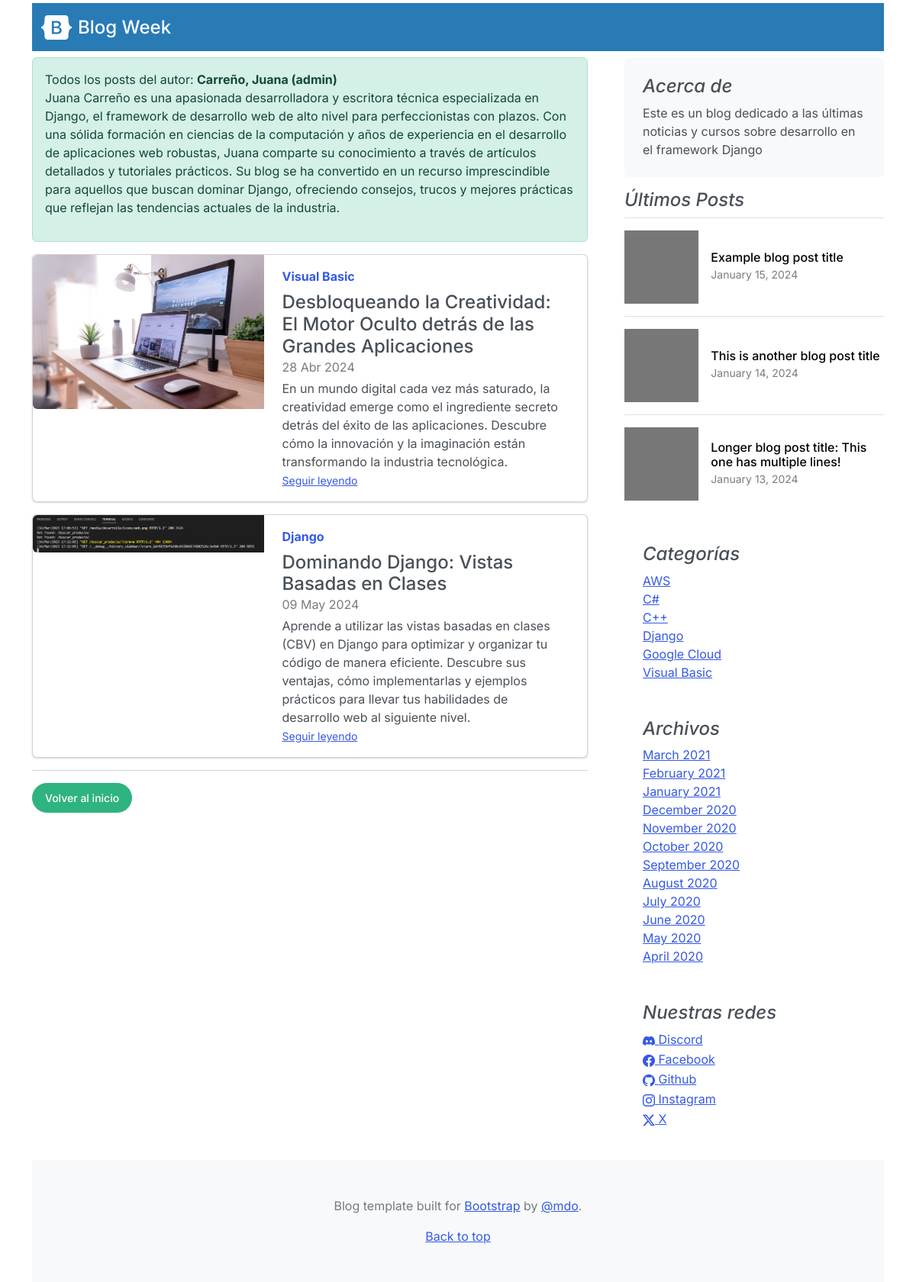
Page /author/1 on the committed database.
### core/models.py (models this page shows, shortened)
class Author(models.Model):
    user = models.ForeignKey(User, on_delete=models.CASCADE, verbose_name="Autor")
    biography = models.TextField(verbose_name="Biografía")
    birth_date = models.DateField(null=True, blank=True, verbose_name="Fecha de Nacimiento")
    profile_picture = models.ImageField(upload_to='profile_pics/', null=True, blank=True, verbose_name="Foto de Perfil")
    class Meta:
        verbose_name = "Autor"
        verbose_name_plural = "Autores"
        ordering = ['user']

class Post(models.Model):
    title = models.CharField(max_length=250, verbose_name="Título")
    excerpt = models.TextField(verbose_name="Bajada")
    content = RichTextField(verbose_name="Contenido")
    image = models.ImageField(
        upload_to="posts", verbose_name="Imagen", null=True, blank=True)
    published = models.BooleanField(default=False, verbose_name="Publicado")
    created = models.DateTimeField(
        auto_now_add=True, verbose_name="Fecha de creación")
    updated = models.DateTimeField(
        auto_now=True, verbose_name="Fecha de modificación")
    category = models.ForeignKey(
        Category, on_delete=models.CASCADE, verbose_name="Categoría", related_name="get_posts")
    author = models.ForeignKey(
        Author, on_delete=models.CASCADE, verbose_name="Autor", related_name="get_posts")
    tags = models.ManyToManyField(Tag, verbose_name="Etiquetas")
    class Meta:
        verbose_name = "Publicación"
        verbose_name_plural = "Publicaciones"
        ordering = ['title']

class Category(models.Model):
    name = models.CharField(max_length=200, verbose_name="nombre", unique=True)
    active = models.BooleanField(default=True, verbose_name="Activo")
    created = models.DateTimeField(
        auto_now_add=True, verbose_name="Fecha de creación")
    updated = models.DateTimeField(
        auto_now=True, verbose_name="Fecha de modificación")
    class Meta:
        verbose_name = "Categoría"
        verbose_name_plural = "Categorías"
        ordering = ['name']
    def __str__(self) -> str:
        return self.name

class About(models.Model):
    description = models.CharField(max_length=350, verbose_name="Descripción")
    created = models.DateTimeField(
        auto_now_add=True, verbose_name="Fecha de creación")
    updated = models.DateTimeField(
        auto_now=True, verbose_name="Fecha de modificación")
    class Meta:
        verbose_name = "Acerca de"
        verbose_name_plural = "Acerca de nosotros"
        ordering = ['created']
    def __str__(self) -> str:
        return self.description

class Link(models.Model):
    key = models.CharField(max_length=100, verbose_name="Key Link")
    name = models.CharField(max_length=120, verbose_name="Red Social")
    url = models.URLField(max_length=350, blank=True,
                          null=True, verbose_name="Enlace")
    icon = models.CharField(max_length=100, blank=True,
                            null=True, verbose_name="Icono")
    created = models.DateTimeField(
        auto_now_add=True, verbose_name="Fecha de Creación")
    updated = models.DateTimeField(
        auto_now=True, verbose_name="Fecha de modificación")
    class Meta:
        verbose_name = "Red Social"
        verbose_name_plural = "Redes Sociales"
        ordering = ['name']
    def __str__(self) -> str:
        return self.name

### core/views.py (the view)
# urls.py: path("author/<int:author_id>", author, name="author"),
def author(request, author_id):
    try:
        author = get_object_or_404(Author, id = author_id)
        return render(request, "core/author.html", {"author": author})
    except:
        return render(request, "core/404.html")

### core/processors.py (called while the page is built)
def ctx_dic_about(request):
    ctx_about = {}
    ctx_about['ABOUT'] = About.objects.latest('created') # BUSCA EL ULTIMO CAMPO CREADO EN ABOUT (DE ACUERDO A LA FECHA DE CREACIÓN)
    return ctx_about

def ctx_dic_category(request):
    ctx_category = {}
    ctx_category['categories'] = Category.objects.filter(active=True)
    return ctx_category

def ctx_dic_link(request):
    ctx_link = {}
    links = Link.objects.all()
    for link in links:
        ctx_link[link.key] = {'url': link.url,
                                'icon': link.icon}
    print(ctx_link)
    return ctx_link

def ctx_dic_link2(request):
    ctx_link2 = {}
    ctx_link2['redes_sociales'] = Link.objects.all()
    print(ctx_link2)
    return ctx_link2

### core/templates/core/author.html
{% extends "core/base.html" %}
{% load static %}
{% block content %}
<div class="alert alert-success" role="alert">
    Todos los posts del autor: <strong>{{author.user.last_name}}, {{author.user.first_name}} ({{ author.user.username }})</strong>
    <p>{{author.biography}}</p>
</div>
    {% for post in author.get_posts.all %}
    <div class="card mb-3">
        <div class="row g-0">
            <div class="col-md-5">
                <img src={{ post.image.url }} class="img-fluid rounded-start" alt="...">
            </div>
            <div class="col-md-7">
                <div class="card-body">
                    <strong class="d-inline-block mb-2 text-primary">{{ post.category }}</strong>
                    <h4 class="mb-0">{{ post.title }}</h4>
                    <div class="mb-1 text-muted">{{ post.created|date:"d M Y" }}</div>
                    <p class="card-text mb-auto">{{ post.excerpt }}</p>
                    <p class="card-text"><small class="text-muted"><a href={% url "post" post.id %}
                                class="stretched-link">Seguir
                                leyendo</a></small></p>
                </div>
            </div>
        </div>
    </div>
    {% empty %}
    <div class="alert alert-danger" role="alert">
        <strong>No hay posts del autor: {{author.user.last_name}}, {{author.user.first_name}} ({{ author.user.username }})</strong>
    </div>
    {% endfor %}
    <hr>
    {% if request.path != '/' %}
    <div class="my-3">
        <a class="btn btn-success rounded-pill" href={% url "home" %}>Volver al inicio</a>
    </div>
    {% endif %}
{% endblock %}

### core/templates/core/base.html (shortened to what this page needs)
<!DOCTYPE html>
<html lang="es">
<head>
    <link rel="stylesheet" href="https://cdn.jsdelivr.net/npm/bootstrap-icons@1.11.3/font/bootstrap-icons.min.css">
    {% load static %}
    <link href={% static "core/css/bootstrap.min.css" %} rel="stylesheet">
    <link href={% static "css/blog.css" %} rel="stylesheet">
</head>
<body>
    <div class="container">
        <nav class="mt-1 navbar navbar-expand-lg bg-info" data-bs-theme="dark">
            <div class="container-fluid">
                <a href="/"
                    class="d-flex align-items-center mb-3 mb-md-0 me-md-auto link-body-emphasis text-decoration-none">
                    <img class="bi me-2" width="40" height="32" src={% static "core/img/bootstrap-logo-white.svg" %}
                        alt="">
                    <span class="fs-4">Blog Week</span>
                </a>
            </div>
        </nav>
        <main class="mt-2">
            <div class="row g-5">
                <div class="col-md-8">
                    {% block content %} {% endblock %}
                </div>
                <aside class="col-md-4">
                    <div class="position-sticky" style="top: 2rem;">
                        <div class="p-4 mb-3 bg-body-tertiary rounded">
                            <h4 class="fst-italic">Acerca de</h4>
                            <p class="mb-0">{{ ABOUT }}</p>
                        </div>
                        <div>
                            <h4 class="fst-italic">Últimos Posts</h4>
                            <ul class="list-unstyled">
                                <li>
                                    <a class="d-flex flex-column flex-lg-row gap-3 align-items-start align-items-lg-center py-3 link-body-emphasis text-decoration-none border-top"
                                        href="#">
                                        <svg class="bd-placeholder-img" width="100%" height="96"
                                            xmlns="http://www.w3.org/2000/svg" aria-hidden="true"
                                            preserveAspectRatio="xMidYMid slice" focusable="false">
                                            <rect width="100%" height="100%" fill="#777" />
                                        </svg>
                                        <div class="col-lg-8">
                                            <h6 class="mb-0">Example blog post title</h6>
                                            <small class="text-body-secondary">January 15, 2024</small>
                                        </div>
                                    </a>
                                </li>
                                <li>
                                    <a class="d-flex flex-column flex-lg-row gap-3 align-items-start align-items-lg-center py-3 link-body-emphasis text-decoration-none border-top"
                                        href="#">
                                        <svg class="bd-placeholder-img" width="100%" height="96"
                                            xmlns="http://www.w3.org/2000/svg" aria-hidden="true"
                                            preserveAspectRatio="xMidYMid slice" focusable="false">
                                            <rect width="100%" height="100%" fill="#777" />
                                        </svg>
                                        <div class="col-lg-8">
                                            <h6 class="mb-0">This is another blog post title</h6>
                                            <small class="text-body-secondary">January 14, 2024</small>
                                        </div>
                                    </a>
                                </li>
                                <li>
                                    <a class="d-flex flex-column flex-lg-row gap-3 align-items-start align-items-lg-center py-3 link-body-emphasis text-decoration-none border-top"
                                        href="#">
                                        <svg class="bd-placeholder-img" width="100%" height="96"
                                            xmlns="http://www.w3.org/2000/svg" aria-hidden="true"
                                            preserveAspectRatio="xMidYMid slice" focusable="false">
                                            <rect width="100%" height="100%" fill="#777" />
                                        </svg>
                                        <div class="col-lg-8">
                                            <h6 class="mb-0">Longer blog post title: This one has multiple lines!</h6>
                                            <small class="text-body-secondary">January 13, 2024</small>
                                        </div>
                                    </a>
                                </li>
                            </ul>
                        </div>
                        <div class="p-4">
                            <h4 class="fst-italic">Categorías</h4>
                            <ol class="list-unstyled mb-0">
                                {% for item in categories %}
                                    <li><a href={% url "category" item.id %}>{{item.name}}</a></li>
                                {% endfor %}
                            </ol>
                        </div>
                        <div class="p-4">
                            <h4 class="fst-italic">Archivos</h4>
                            <ol class="list-unstyled mb-0">
                                <li><a href="#">March 2021</a></li>
                                <li><a href="#">February 2021</a></li>
                                <li><a href="#">January 2021</a></li>
                                <li><a href="#">December 2020</a></li>
                                <li><a href="#">November 2020</a></li>
                                <li><a href="#">October 2020</a></li>
                                <li><a href="#">September 2020</a></li>
                                <li><a href="#">August 2020</a></li>
                                <li><a href="#">July 2020</a></li>
                                <li><a href="#">June 2020</a></li>
                                <li><a href="#">May 2020</a></li>
                                <li><a href="#">April 2020</a></li>
                            </ol>
                        </div>
                        <div class="p-4">
                            <h4 class="fst-italic">Nuestras redes</h4>
                            <ol class="list-unstyled">
                                {% for item in redes_sociales %}
                                    {% if item.url %}
                                        <li><a href={{ item.url }}><i class="{{ item.icon }}"></i> {{ item.name }}</a></li>
                                    {% endif %}
                                {% endfor%}
                            </ol>
                        </div>
                    </div>
                </aside>
            </div>
        </main>
        <footer class="py-5 text-center text-body-secondary bg-body-tertiary">
            <p>Blog template built for <a href="https://getbootstrap.com/">Bootstrap</a> by <a
                    href="https://twitter.com/mdo">@mdo</a>.</p>
            <p class="mb-0">
                <a href="#">Back to top</a>
            </p>
        </footer>
    </div>
</body>
</html>

### core/static/core/css/blog.css (style rules this page uses)
.bd-placeholder-img { font-size: 1.125rem; text-anchor: middle; -webkit-user-select: none; -moz-user-select: none; user-select: none; }
.bi { vertical-align: -.125em; fill: currentColor; }

### rows in the picture
Author: user.last_name "Carreño", user.first_name "Juana", user.username "admin", biography "Juana Carreño es una apasionada desarrolladora y escritora técnica especializada en Django, el framework de desarrollo web de alto nivel para perfeccionistas con plazos. Con una sólida formación en ciencias de la computación y años de experiencia en el desarrollo de aplicaciones web robustas, Juana comparte su conocimiento a través de artículos detallados y tutoriales prácticos. Su blog se ha convertido en un recurso imprescindible para aquellos que buscan dominar Django, ofreciendo consejos, trucos y mejores prácticas que reflejan las tendencias actuales de la industria."
Post: image (picture), category "Visual Basic", title "Desbloqueando la Creatividad: El Motor Oculto detrás de las Grandes Aplicaciones", created "28 Abr 2024", excerpt "En un mundo digital cada vez más saturado, la creatividad emerge como el ingrediente secreto detrás del éxito de las aplicaciones. Descubre cómo la innovación y la imaginación están transformando la industria tecnológica."
Post: image (picture), category "Django", title "Dominando Django: Vistas Basadas en Clases", created "09 May 2024", excerpt "Aprende a utilizar las vistas basadas en clases (CBV) en Django para optimizar y organizar tu código de manera eficiente. Descubre sus ventajas, cómo implementarlas y ejemplos prácticos para llevar tus habilidades de desarrollo web al siguiente nivel."
About: description "Este es un blog dedicado a las últimas noticias y cursos sobre desarrollo en el framework Django"
Category: name "AWS"
Category: name "C#"
Category: name "C++"
Category: name "Django"
Category: name "Google Cloud"
Category: name "Visual Basic"
Link: name "Discord"
Link: name "Facebook"
Link: name "Github"
Link: name "Instagram"
Link: name "X"
